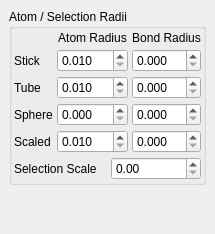
         <widget class="QWidget" name="RadiiSubTab" >
          <attribute name="title" >
           <string>Radii</string>
          </attribute>
          <layout class="QVBoxLayout" >
           <property name="margin" >
            <number>9</number>
           </property>
           <property name="spacing" >
            <number>6</number>
           </property>
           <item>
            <widget class="QGroupBox" name="SelectionRadiusGroup" >
             <property name="sizePolicy" >
              <sizepolicy>
               <hsizetype>5</hsizetype>
               <vsizetype>1</vsizetype>
               <horstretch>0</horstretch>
               <verstretch>0</verstretch>
              </sizepolicy>
             </property>
             <property name="title" >
              <string>Atom / Selection Radii</string>
             </property>
             <layout class="QVBoxLayout" >
              <property name="margin" >
               <number>2</number>
              </property>
              <property name="spacing" >
               <number>4</number>
              </property>
              <item>
               <layout class="QGridLayout" >
                <property name="margin" >
                 <number>0</number>
                </property>
                <property name="spacing" >
                 <number>4</number>
                </property>
                <item row="2" column="0" >
                 <widget class="QLabel" name="label_63" >
                  <property name="text" >
                   <string>Tube</string>
                  </property>
                 </widget>
                </item>
                <item row="4" column="1" >
                 <widget class="QDoubleSpinBox" name="ScaledRadiusSpin" >
                  <property name="sizePolicy" >
                   <sizepolicy>
                    <hsizetype>1</hsizetype>
                    <vsizetype>0</vsizetype>
                    <horstretch>0</horstretch>
                    <verstretch>0</verstretch>
                   </sizepolicy>
                  </property>
                  <property name="toolTip" >
                   <string>Atom and selection radius for Scaled styled atoms</string>
                  </property>
                  <property name="decimals" >
                   <number>3</number>
                  </property>
                  <property name="maximum" >
                   <double>100.000000000000000</double>
                  </property>
                  <property name="minimum" >
                   <double>0.010000000000000</double>
                  </property>
                  <property name="singleStep" >
                   <double>0.005000000000000</double>
                  </property>
                 </widget>
                </item>
                <item row="3" column="1" >
                 <widget class="QDoubleSpinBox" name="SphereRadiusSpin" >
                  <property name="sizePolicy" >
                   <sizepolicy>
                    <hsizetype>1</hsizetype>
                    <vsizetype>0</vsizetype>
                    <horstretch>0</horstretch>
                    <verstretch>0</verstretch>
                   </sizepolicy>
                  </property>
                  <property name="toolTip" >
                   <string>Atom and selection radius for Sphere styled atoms</string>
                  </property>
                  <property name="decimals" >
                   <number>3</number>
                  </property>
                  <property name="maximum" >
                   <double>100.000000000000000</double>
                  </property>
                  <property name="minimum" >
                   <double>0.000000000000000</double>
                  </property>
                  <property name="singleStep" >
                   <double>0.005000000000000</double>
                  </property>
                 </widget>
                </item>
                <item row="1" column="1" >
                 <widget class="QDoubleSpinBox" name="StickRadiusSpin" >
                  <property name="sizePolicy" >
                   <sizepolicy>
                    <hsizetype>7</hsizetype>
                    <vsizetype>0</vsizetype>
                    <horstretch>0</horstretch>
                    <verstretch>0</verstretch>
                   </sizepolicy>
                  </property>
                  <property name="toolTip" >
                   <string>Selection radius for stick atoms</string>
                  </property>
                  <property name="decimals" >
                   <number>3</number>
                  </property>
                  <property name="maximum" >
                   <double>100.000000000000000</double>
                  </property>
                  <property name="minimum" >
                   <double>0.010000000000000</double>
                  </property>
                  <property name="singleStep" >
                   <double>0.005000000000000</double>
                  </property>
                 </widget>
                </item>
                <item row="2" column="1" >
                 <widget class="QDoubleSpinBox" name="TubeRadiusSpin" >
                  <property name="sizePolicy" >
                   <sizepolicy>
                    <hsizetype>1</hsizetype>
                    <vsizetype>0</vsizetype>
                    <horstretch>0</horstretch>
                    <verstretch>0</verstretch>
                   </sizepolicy>
                  </property>
                  <property name="toolTip" >
                   <string>Atom and selection radius for Tube styled atoms</string>
                  </property>
                  <property name="decimals" >
                   <number>3</number>
                  </property>
                  <property name="maximum" >
                   <double>100.000000000000000</double>
                  </property>
                  <property name="minimum" >
                   <double>0.010000000000000</double>
                  </property>
                  <property name="singleStep" >
                   <double>0.005000000000000</double>
                  </property>
                 </widget>
                </item>
                <item row="4" column="0" >
                 <widget class="QLabel" name="label_7" >
                  <property name="text" >
                   <string>Scaled</string>
                  </property>
                 </widget>
                </item>
                <item row="1" column="0" >
                 <widget class="QLabel" name="label_565" >
                  <property name="text" >
                   <string>Stick</string>
                  </property>
                 </widget>
                </item>
                <item row="3" column="0" >
                 <widget class="QLabel" name="label_62" >
                  <property name="text" >
                   <string>Sphere</string>
                  </property>
                 </widget>
                </item>
                <item row="0" column="1" >
                 <widget class="QLabel" name="label_6" >
                  <property name="sizePolicy" >
                   <sizepolicy>
                    <hsizetype>1</hsizetype>
                    <vsizetype>5</vsizetype>
                    <horstretch>0</horstretch>
                    <verstretch>0</verstretch>
                   </sizepolicy>
                  </property>
                  <property name="text" >
                   <string>Atom Radius</string>
                  </property>
                  <property name="alignment" >
                   <set>Qt::AlignCenter</set>
                  </property>
                 </widget>
                </item>
                <item row="0" column="2" >
                 <widget class="QLabel" name="label_8" >
                  <property name="text" >
                   <string>Bond Radius</string>
                  </property>
                  <property name="alignment" >
                   <set>Qt::AlignCenter</set>
                  </property>
                 </widget>
                </item>
                <item row="1" column="2" >
                 <widget class="QDoubleSpinBox" name="StickBondRadiusSpin" >
                  <property name="sizePolicy" >
                   <sizepolicy>
                    <hsizetype>7</hsizetype>
                    <vsizetype>0</vsizetype>
                    <horstretch>0</horstretch>
                    <verstretch>0</verstretch>
                   </sizepolicy>
                  </property>
                  <property name="decimals" >
                   <number>3</number>
                  </property>
                 </widget>
                </item>
                <item row="2" column="2" >
                 <widget class="QDoubleSpinBox" name="TubeBondRadiusSpin" >
                  <property name="decimals" >
                   <number>3</number>
                  </property>
                 </widget>
                </item>
                <item row="3" column="2" >
                 <widget class="QDoubleSpinBox" name="SphereBondRadiusSpin" >
                  <property name="decimals" >
                   <number>3</number>
                  </property>
                 </widget>
                </item>
                <item row="4" column="2" >
                 <widget class="QDoubleSpinBox" name="ScaledBondRadiusSpin" >
                  <property name="decimals" >
                   <number>3</number>
                  </property>
                 </widget>
                </item>
               </layout>
              </item>
              <item>
               <layout class="QHBoxLayout" >
                <property name="margin" >
                 <number>0</number>
                </property>
                <property name="spacing" >
                 <number>6</number>
                </property>
                <item>
                 <widget class="QLabel" name="label_9" >
                  <property name="sizePolicy" >
                   <sizepolicy>
                    <hsizetype>1</hsizetype>
                    <vsizetype>5</vsizetype>
                    <horstretch>0</horstretch>
                    <verstretch>0</verstretch>
                   </sizepolicy>
                  </property>
                  <property name="text" >
                   <string>Selection Scale</string>
                  </property>
                 </widget>
                </item>
                <item>
                 <widget class="QDoubleSpinBox" name="SelectionScaleSpin" />
                </item>
               </layout>
              </item>
             </layout>
            </widget>
           </item>
           <item>
            <spacer>
             <property name="orientation" >
              <enum>Qt::Vertical</enum>
             </property>
             <property name="sizeHint" >
              <size>
               <width>20</width>
               <height>40</height>
              </size>
             </property>
            </spacer>
           </item>
          </layout>
         </widget>
